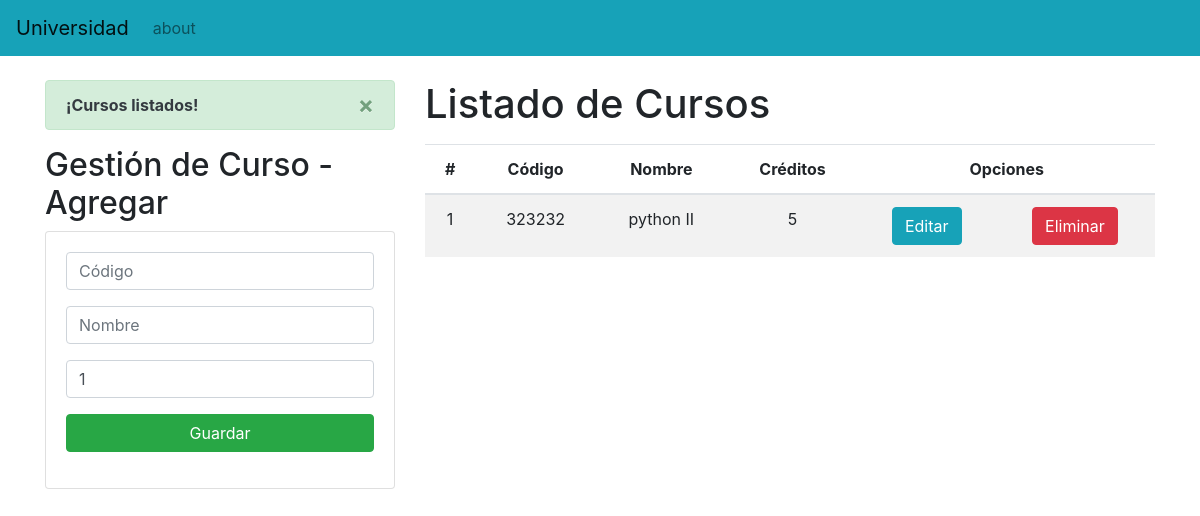
Before: / with the older database file.
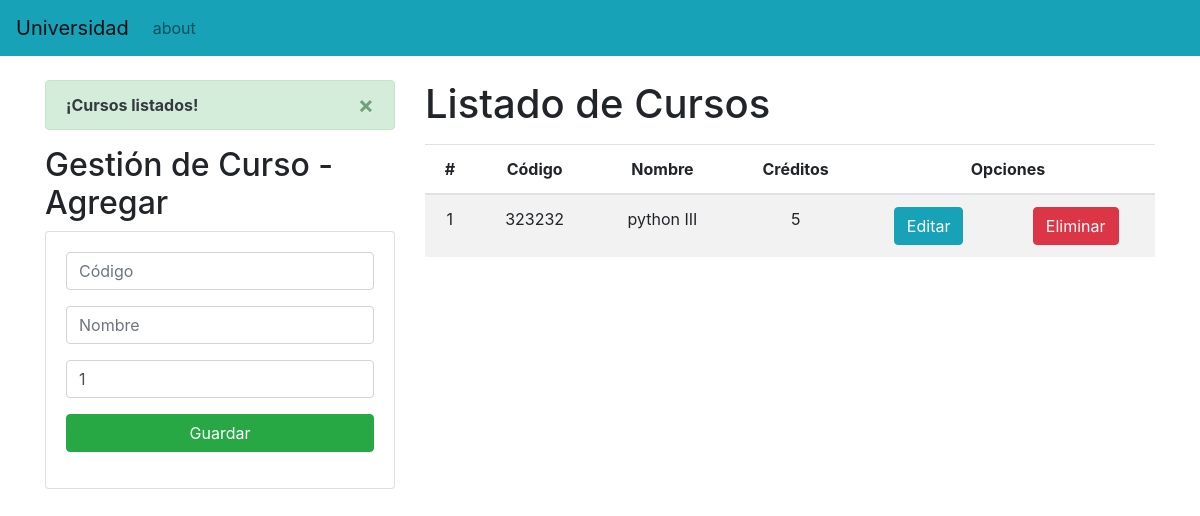
After: the same page with the newer database file.
### Aplicaciones/Academico/models.py (models this page shows, shortened)
class Curso(models.Model):
    codigo = models.CharField(primary_key=True, max_length=6)
    nombre = models.CharField(max_length=50)
    creditos = models.PositiveSmallIntegerField()

### Aplicaciones/Academico/views.py (the view)
# urls.py: path('', views.home),
def home(request):
    cursosListados = Curso.objects.all()
    messages.success(request, '¡Cursos listados!')
    return render(request, "gestionCursos.html", {"cursos": cursosListados})

### Aplicaciones/Academico/templates/gestionCursos.html (shortened to what this page needs)
{% extends "./base.html" %}
{% block body %}
<div class="row">
    <div class="col-sm-12 col-md-6 col-lg-4 col-xl-4">
        {% if messages %}
        {% for message in messages %}
        <div class="alert alert-dismissible alert-success">
            <button type="button" class="close" data-dismiss="alert">&times;</button>
            <strong class="text-dark">{{ message }}</strong>
        </div>
        {% endfor %}
        {% endif %}
        <h2>Gestión de Curso - Agregar </h2>
        <div class="card">
            <div class="card-body">
                <form action="/registrarCurso/" method="POST">{% csrf_token %}
                    <div class="form-group">
                        <input type="text" id="txtCodigo" name="txtCodigo" class="form-control" placeholder="Código"
                            minlength="6" maxlength="6" required>
                    </div>
                    <div class="form-group">
                        <input type="text" id="txtNombre" name="txtNombre" class="form-control" placeholder="Nombre"
                            maxlength="50" required>
                    </div>
                    <div class="form-group">
                        <input type="text" id="numCreditos" name="numCreditos" class="form-control" min="1" max="9"
                            value="1" required>
                    </div>
                    <div class="form-group">
                        <button type="submit" class="btn btn-success btn-block text-white">Guardar</button>
                    </div>
                </form>
            </div>
        </div>
    </div>
    <div class="col-sm-12 col-md-6 col-lg-8 col-xl-8">
        <h1>Listado de Cursos</h1>
        <div class="table-responsive py-2">
            <table class="table table-striped">
                <thead>
                    <tr>
                        <th>#</th>
                        <th>Código</th>
                        <th>Nombre</th>
                        <th>Créditos</th>
                        <th colspan="2">Opciones</th>
                    </tr>
                </thead>
                <tbody>
                    {% for c in cursos %}
                    <tr>
                        <td>{{forloop.counter}}</td>
                        <td>{{c.codigo}}</td>
                        <td>{{c.nombre}}</td>
                        <td>{{c.creditos}}</td>
                        <td><a href="edicionCurso/{{c.codigo}}" class="btn btn-info">Editar</a></td>
                        <td><a href="eliminarCurso/{{c.codigo}}" class="btn btn-danger btnEliminacion">Eliminar</a></td>
                    </tr>
                    {% endfor %}
                </tbody>
            </table>
        </div>
    </div>
</div>
{% endblock %}

### Aplicaciones/Academico/templates/base.html (shortened to what this page needs)
<!DOCTYPE html>
<html lang="es">
<head>
    {% load static %}
    <link rel="stylesheet" href="https://cdn.jsdelivr.net/npm/bootstrap@4.5.3/dist/css/bootstrap.min.css"
>
    <link rel="stylesheet" href="{% static 'css/gestionCursos.css' %}">
</head>
<body>
    <nav class="navbar navbar-expand-lg navbar-light bg-info">
        <a class="navbar-brand" href="#">Universidad</a>
        <div class="collapse navbar-collapse" id="navbarNav">
            <ul class="navbar-nav">
                <li class="nav-item">
                    <a class="nav-link" href="about.html">about</a>
                </li>
            </ul>
        </div>
    </nav>
    <div class="container py-4">
        {% block body %}
        {% endblock %}
    </div>
</body>
</html>

### Aplicaciones/Academico/static/css/gestionCursos.css (style rules this page uses)
th, td { text-align: center; vertical-align: middle; }

Changed rows visible on the page:
changed Curso id 323232: nombre "python II" → "python III"
